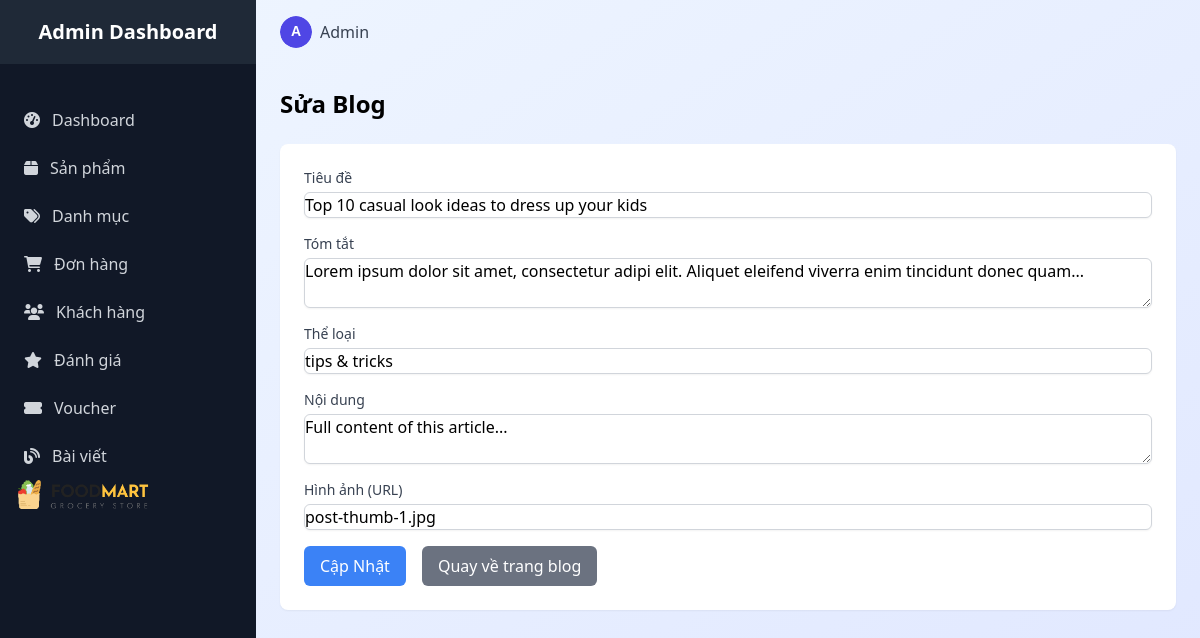
The page /admin/admin_blog/edit/?id=3 (signed in) on the database its author committed.
### tables this page shows
CREATE TABLE `blogs` (
  `id` int(11) NOT NULL,
  `title` varchar(200) NOT NULL,
  `excerpt` varchar(255) DEFAULT NULL,
  `category` varchar(100) DEFAULT NULL,
  `content` text NOT NULL,
  `thumbnail` varchar(255) DEFAULT NULL,
  `created_at` timestamp NOT NULL DEFAULT current_timestamp(),
  `updated_at` timestamp NOT NULL DEFAULT current_timestamp() ON UPDATE current_timestamp()
);

### index.php (called while the page is built, shortened)
<?php
require_once ROOT . "core" . DIRECTORY_SEPARATOR . "database.php";
$app = new App();

### core/database.php (called while the page is built, shortened)
<?php
class Database {
    public function __construct() {
        $this->conn = new mysqli(DB_HOST, DB_USER, DB_PASS, DB_NAME);
    }
}

### models/BlogModel.php (called while the page is built, shortened)
<?php
require_once ROOT . "core/database.php";
class BlogModel extends Database {
    public function getBlogById($id) {
        $sql = "SELECT * FROM blogs WHERE id = ?";
        $stmt = $this->conn->prepare($sql);
        $stmt->bind_param("i", $id);
        $stmt->execute();
        return $stmt->get_result()->fetch_assoc();
    }
}
?>

### views/admin/blog/blog_edit.php (the view)
<?php
$blog = $data['blog'] ?? [];
?>
<body class="bg-gradient-to-br from-blue-50 to-indigo-100 min-h-screen">
    <?php include ROOT. '/views/admin/layouts/sidebar.php'; ?>
    <div class="lg:ml-64">
        <?php include ROOT. '/views/admin/layouts/header.php'; ?>
        <main class="p-6">
            <h2 class="text-2xl font-bold mb-6">Sửa Blog</h2>
            <form action="/FoodMartLab/admin/admin_blog/edit/?id=<?php echo $blog['id'] ?? ''; ?>" method="post" class="bg-white rounded-lg shadow-sm p-6">
                <div class="mb-4">
                    <label for="title" class="block text-sm font-medium text-gray-700">Tiêu đề</label>
                    <input type="text" id="title" name="title" value="<?php echo htmlspecialchars($blog['title'] ?? ''); ?>" class="mt-1 block w-full border border-gray-300 rounded-md shadow-sm" required>
                </div>
                <div class="mb-4">
                    <label for="excerpt" class="block text-sm font-medium text-gray-700">Tóm tắt</label>
                    <textarea id="excerpt" name="excerpt" class="mt-1 block w-full border border-gray-300 rounded-md shadow-sm"><?php echo htmlspecialchars($blog['excerpt'] ?? ''); ?></textarea>
                </div>
                <div class="mb-4">
                    <label for="category" class="block text-sm font-medium text-gray-700">Thể loại</label>
                    <input type="text" id="category" name="category" value="<?php echo htmlspecialchars($blog['category'] ?? ''); ?>" class="mt-1 block w-full border border-gray-300 rounded-md shadow-sm">
                </div>
                <div class="mb-4">
                    <label for="content" class="block text-sm font-medium text-gray-700">Nội dung</label>
                    <textarea id="content" name="content" class="mt-1 block w-full border border-gray-300 rounded-md shadow-sm" required><?php echo htmlspecialchars($blog['content'] ?? ''); ?></textarea>
                </div>
                <div class="mb-4">
                    <label for="thumbnail" class="block text-sm font-medium text-gray-700">Hình ảnh (URL)</label>
                    <input type="text" id="thumbnail" name="thumbnail" value="<?php echo htmlspecialchars($blog['thumbnail'] ?? ''); ?>" class="mt-1 block w-full border border-gray-300 rounded-md shadow-sm">
                </div>
                <div class="flex space-x-4">
                    <button type="submit" class="bg-blue-500 text-white px-4 py-2 rounded-md">Cập Nhật</button>
                    <a href="/FoodMartLab/admin/admin_blog/index" class="bg-gray-500 text-white px-4 py-2 rounded-md hover:bg-gray-600">Quay về trang blog</a>
                </div>
            </form>
        </main>
    </div>
</body>

### assets/admin/css/styles.css (style rules this page uses)
body { box-sizing: border-box; }

### rows shown on the page
blogs: title "Top 10 casual look ideas to dress up your kids", excerpt "Lorem ipsum dolor sit amet, consectetur adipi elit. Aliquet eleifend viverra enim tincidunt donec quam...", category "tips & tricks", content "Full content of this article...", thumbnail "post-thumb-1.jpg"
